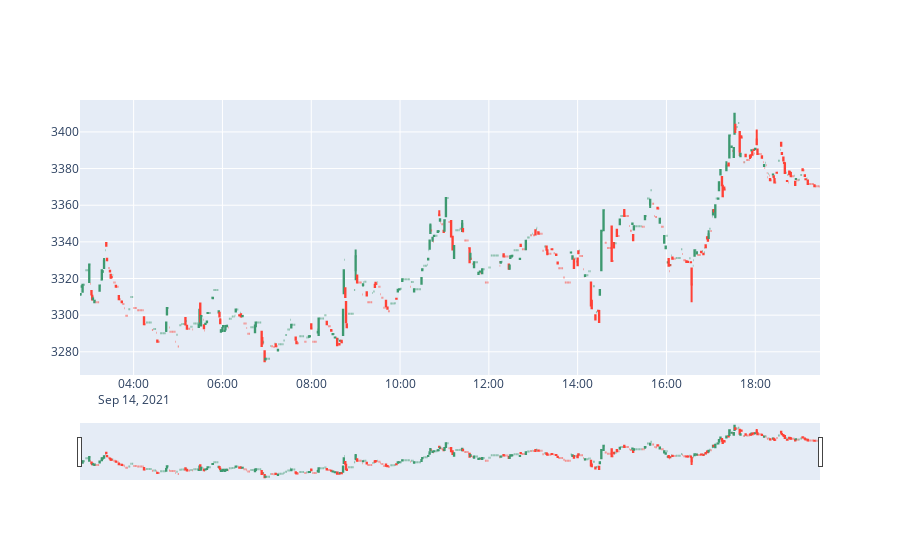

The code cell stored with this chart in its notebook:
### Code cell
fig = go.Figure(data=go.Candlestick(
    x=df_data_dtFilter.index
    ,open=df_data_dtFilter['open']
    ,close=df_data_dtFilter["close"]
    ,high=df_data_dtFilter["high"]
    ,low=df_data_dtFilter["low"]
))                             


fig.update_xaxes(rangebreaks=[dict(values=l_skipDates, dvalue=(60* 1000))]
)

fig.show()

### Figure 1 — Plotly figure (JSON) as saved in the notebook; plotly's stock layout.template omitted (floating-point values rounded to 4 significant figures; data arrays with more than 128 entries replaced by an {"elided": "..."} marker saying what was removed)
{"data": [{"close": {"elided": "1000 float values"}, "high": {"elided": "1000 float values"}, "low": {"elided": "1000 float values"}, "open": {"elided": "1000 float values"}, "type": "candlestick", "x": {"elided": "1000 str values"}}], "layout": {"xaxis": {"rangebreaks": [{"dvalue": 60000, "values": []}]}}}
